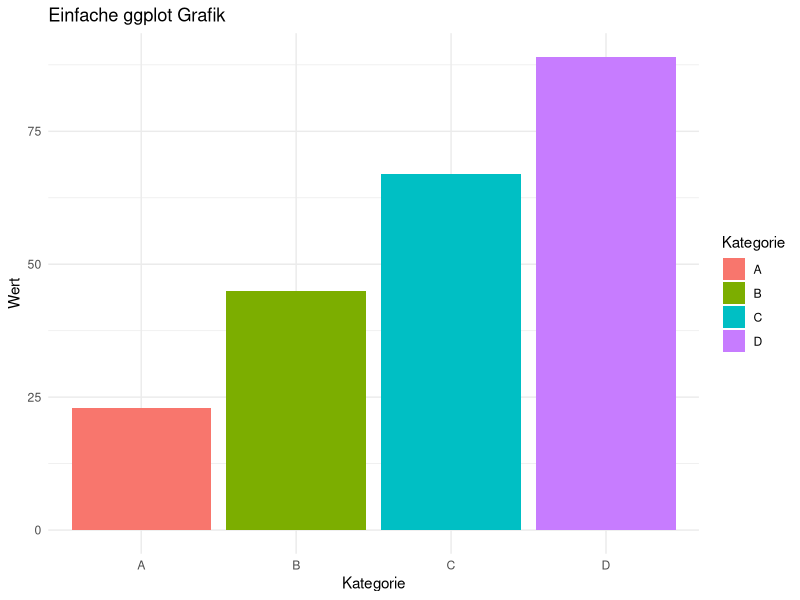

Generate this figure with R:
## ---- chunk 1
# Lade die erforderlichen Bibliotheken
library(ggplot2)
library(dplyr)

# Erstelle einen einfachen Datensatz
daten <- data.frame(
  Kategorie = factor(c("A", "B", "C", "D")),
  Wert = c(23, 45, 67, 89)
)

# Erstelle eine ggplot Grafik
ggplot(daten, aes(x=Kategorie, y=Wert, fill=Kategorie)) +
  geom_bar(stat="identity") +
  theme_minimal() +
  labs(title="Einfache ggplot Grafik", x="Kategorie", y="Wert")
